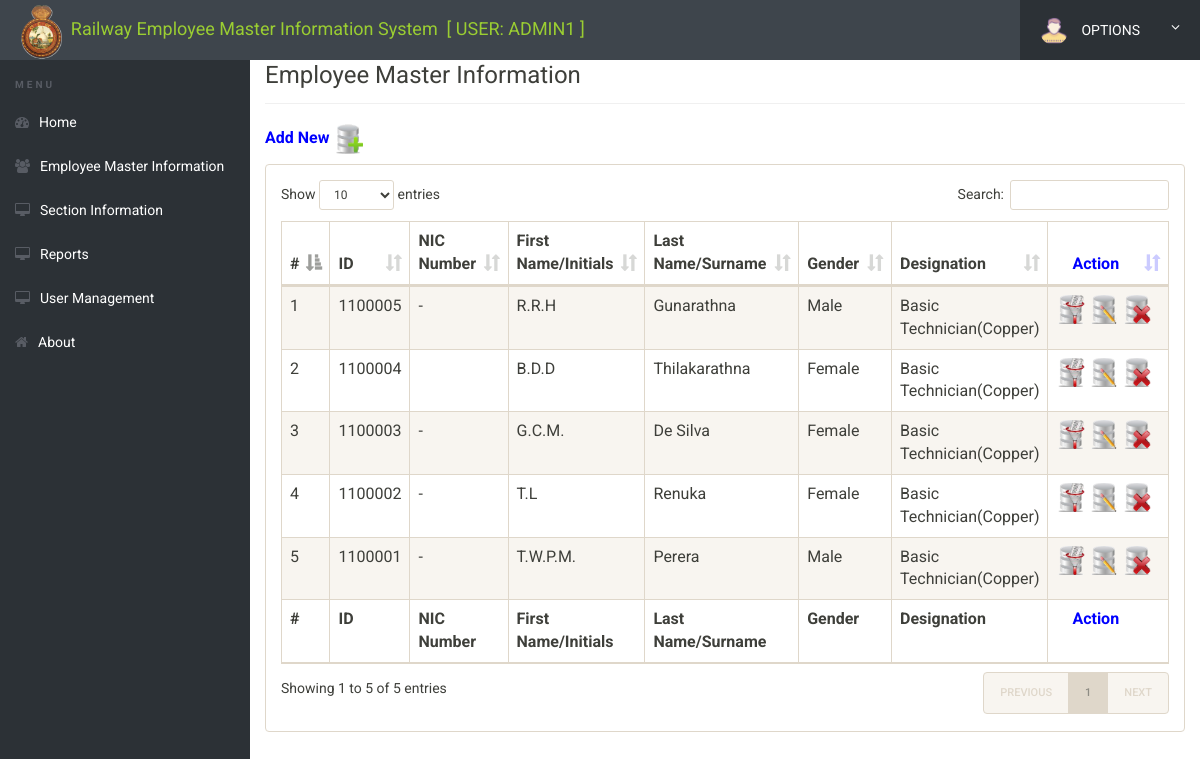
The page /manage-employee.php?id=1100005 (signed in) on the database as committed earlier.
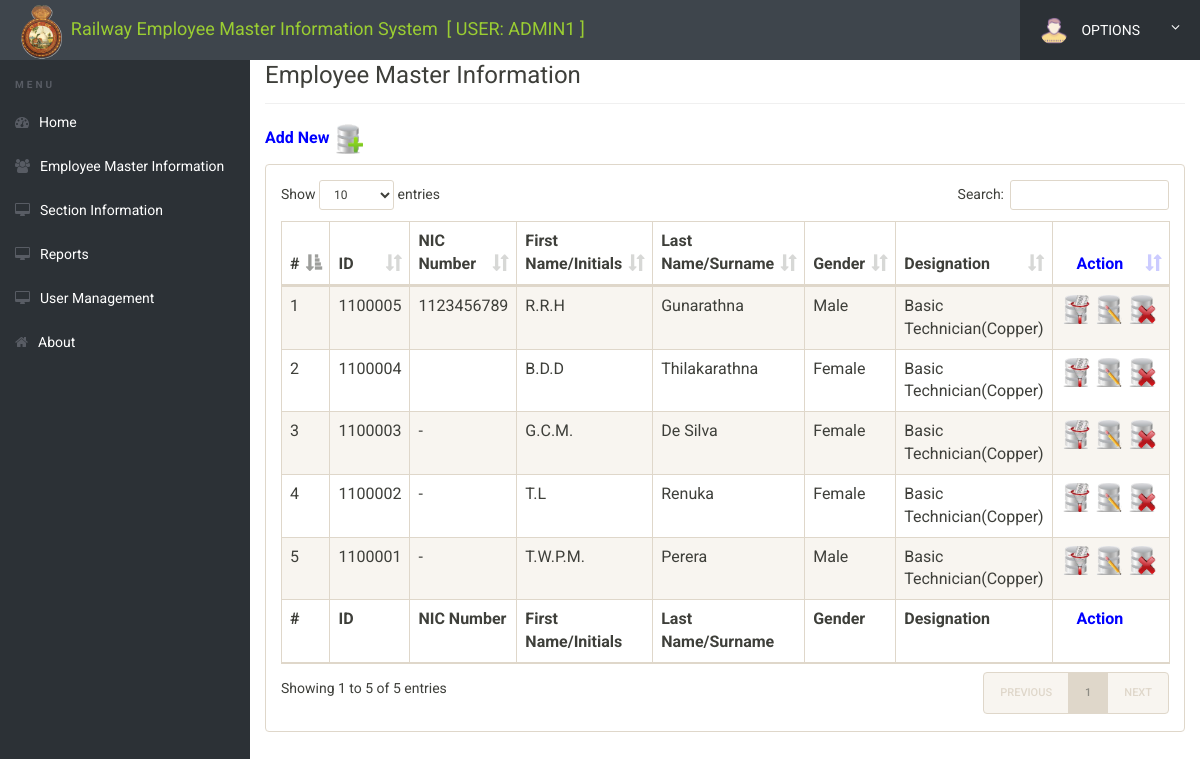
The same page on the database as committed later.
### tables this page shows
CREATE TABLE `employee` (
  `Id` int(11) NOT NULL AUTO_INCREMENT,
  `NICNumber` varchar(100) NOT NULL DEFAULT '0',
  `FirstName` varchar(100) NOT NULL,
  `LastName` varchar(100) NOT NULL,
  `address` varchar(100) DEFAULT NULL,
  `DateOfBirth` date NOT NULL,
  `GenderId` int(11) NOT NULL,
  `SubDepartmentId` int(11) NOT NULL,
  `SectionId` int(11) NOT NULL,
  `DesignationId` int(11) NOT NULL,
  `CabinetOfficeId` int(11) NOT NULL,
  `DesignationTypeId` int(11) NOT NULL,
  `ServiceLevelId` int(11) NOT NULL,
  `ServiceCategoryId` int(11) NOT NULL,
  `ClassGradeId` int(11) NOT NULL,
  `AppointmentDate` date NOT NULL,
  `AppointmentDateToSLR` date NOT NULL,
  `RetirementDate` date NOT NULL,
  `SalaryStructureId` int(11) NOT NULL,
  `EmployeeStatusId` int(11) NOT NULL,
  `ComputerNo` varchar(100) DEFAULT '0',
  `IsDeleted` tinyint(1) NOT NULL DEFAULT '0',
  `CreatedBy` varchar(100) NOT NULL,
  `CreatedTime` timestamp NOT NULL,
  `UpdatedBy` varchar(100) DEFAULT NULL,
  `UpdatedTime` timestamp NULL DEFAULT NULL,
  `DeletedBy` varchar(100) DEFAULT NULL,
  `DeletedTime` timestamp NULL DEFAULT NULL,
  PRIMARY KEY (`Id`),
  KEY `SubDepartmentId` (`SubDepartmentId`),
  KEY `DesignationId` (`DesignationId`),
  KEY `CabinetOfficeId` (`CabinetOfficeId`),
  KEY `ServiceCategoryId` (`ServiceCategoryId`),
  KEY `ServiceLevelId` (`ServiceLevelId`),
  KEY `ClassGradeId` (`ClassGradeId`),
  KEY `SalaryStructureId` (`SalaryStructureId`),
  KEY `EmployeeStatusId` (`EmployeeStatusId`),
  KEY `DesignationTypeId` (`DesignationTypeId`),
  KEY `GenderId` (`GenderId`),
  KEY `SectionId` (`SectionId`),
  CONSTRAINT `employee_ibfk_1` FOREIGN KEY (`SubDepartmentId`) REFERENCES `subdepartment` (`Id`),
  CONSTRAINT `employee_ibfk_10` FOREIGN KEY (`GenderId`) REFERENCES `gender` (`Id`),
  CONSTRAINT `employee_ibfk_11` FOREIGN KEY (`SectionId`) REFERENCES `section` (`Id`),
  CONSTRAINT `employee_ibfk_2` FOREIGN KEY (`DesignationId`) REFERENCES `designation` (`Id`),
  CONSTRAINT `employee_ibfk_3` FOREIGN KEY (`CabinetOfficeId`) REFERENCES `cabinetoffice` (`Id`),
  CONSTRAINT `employee_ibfk_4` FOREIGN KEY (`ServiceCategoryId`) REFERENCES `servicecategory` (`Id`),
  CONSTRAINT `employee_ibfk_5` FOREIGN KEY (`ServiceLevelId`) REFERENCES `servicelevel` (`Id`),
  CONSTRAINT `employee_ibfk_6` FOREIGN KEY (`ClassGradeId`) REFERENCES `classgrade` (`Id`),
  CONSTRAINT `employee_ibfk_7` FOREIGN KEY (`SalaryStructureId`) REFERENCES `salarystructure` (`Id`),
  CONSTRAINT `employee_ibfk_8` FOREIGN KEY (`EmployeeStatusId`) REFERENCES `employeestatus` (`Id`),
  CONSTRAINT `employee_ibfk_9` FOREIGN KEY (`DesignationTypeId`) REFERENCES `designationtype` (`Id`)
);

### manage-employee.php (the view, shortened to what this page needs)
<?php
include('includes/config.php');
?>
<!doctype html>
<html lang="en" class="no-js">
    <head>
        <link rel="stylesheet" href="css/font-awesome.min.css">
        <link rel="stylesheet" href="css/bootstrap.min.css">
        <link rel="stylesheet" href="css/dataTables.bootstrap.min.css">
        <link rel="stylesheet" href="css/bootstrap-social.css">
        <link rel="stylesheet" href="css/bootstrap-select.css">
        <link rel="stylesheet" href="css/fileinput.min.css">
        <link rel="stylesheet" href="css/awesome-bootstrap-checkbox.css">
        <link rel="stylesheet" href="css/style.css">
    </head>
    <body>
        <?php include('includes/header.php'); ?>
        <div class="ts-main-content">
            <?php include('includes/sidebar.php'); ?>
            <div class="content-wrapper">
                <div class="container-fluid">
                    <div class="row">
                        <div class="col-md-12">
                            <h3 class="page-title" style="margin-top:4%;">Employee Master Information</h3>
                            <h5 style=" font-weight: bold; color: blue; font-size: medium">Add New&nbsp;<a href="add-employee.php"><img title ="New Employee" src= "img/add.png" width="30"></a></h5>
                            <div class="panel panel-default">
                                <div class="panel-body">
                                    <table id="zctb" class="display table table-striped table-bordered table-hover" cellspacing="0" width="100%">
                                        <thead>
                                            <tr>
                                                <th>#</th>
                                                <th>ID</th>
                                                <th>NIC Number</th>
                                                <th>First Name/Initials</th>
                                                <th>Last Name/Surname</th>
                                                <th>Gender</th>
                                                <th>Designation</th>
                                                <th style="color: blue;">&nbsp;&nbsp;&nbsp;&nbsp;Action&nbsp;&nbsp;&nbsp;&nbsp;</th>
                                            </tr>
                                        </thead>
                                        <tfoot>
                                            <tr>
                                                <th>#</th>
                                                <th>ID</th>
                                                <th>NIC Number</th>
                                                <th>First Name/Initials</th>
                                                <th>Last Name/Surname</th>
                                                <th>Gender</th>
                                                <th>Designation</th>
                                                <th style="color: blue;">&nbsp;&nbsp;&nbsp;&nbsp;Action&nbsp;&nbsp;&nbsp;&nbsp;</th>
                                            </tr>
                                        </tfoot>
                                        <tbody>
                                            <?php
                                            $un = $_SESSION['LogUserName'];
                                            $ret = "select * from employeesearchview where CreatedBy=? ";
                                            $stmt = $DbConnect->prepare($ret);
                                            $stmt->bind_param('s', $un);
                                            $stmt->execute();
                                            $res = $stmt->get_result();
                                            $cnt = 1;
                                            while ($row = $res->fetch_object()) {
                                                ?>
                                                <tr>
                                                    <td><?php echo $cnt; ?></td>
                                                    <td><?php echo $row->Id; ?></td>
                                                    <td><?php echo $row->NICNumber; ?></td>
                                                    <td><?php echo $row->FirstName; ?></td>
                                                    <td><?php echo $row->LastName; ?></td>
                                                    <td><?php echo $row->GenderName; ?></td>
                                                    <td><?php echo $row->DesignationName; ?></td>
                                                    <td>
                                                        <a href="employee-details.php?id=<?php echo $row->Id; ?>"><img title ="View Employee" src= "img/view.png" width="29"></a>
                                                        <a href="edit-employee.php?id=<?php echo $row->Id; ?>"><img title ="Edit Employee" src= "img/edit.png" width="29"></a>
                                                        <a href="manage-employee.php?id=<?php echo $row->Id; ?>"><img title ="Delete Employee" onclick="return confirm('Do you want to delete the record, Are you sure?');" src= "img/delete.png" width="29"></a>
                                                    </td>
                                                </tr>
                                                <?php
                                                $cnt = $cnt + 1;
                                            }
                                            ?>
                                        </tbody>
                                    </table>
                                </div>
                            </div>
                        </div>
                    </div>
                </div>
            </div>
        </div>
    </body>
</html>

### includes/header.php (shortened to what this page needs)
<?php
$un = $_SESSION['LogUserName'];
?>
<div class="brand clearfix">
    <a href="dashboard.php" class="label" style="font-size: large; color: yellowgreen; font-weight: normal"><img src="img/slr.gif" class="ts-avatar hidden-side" width="60" height="60" alt="R E M I S">Railway Employee Master Information System&nbsp;&nbsp;[ USER:&nbsp;<?php echo strtoupper($un) ?>&nbsp;]</a>
    <ul class="ts-profile-nav">
        <li class="ts-account">
            <a href=""><img src="img/avatar.png" class="ts-avatar hidden-side" alt="">&nbsp;OPTIONS&nbsp;<i class="fa fa-angle-down hidden-side"></i></a>
        </li>
    </ul>
</div>

### includes/sidebar.php
<nav class="ts-sidebar">
    <ul class="ts-sidebar-menu">
        <li class="ts-label">MENU</li>
        <li><a href="dashboard.php"><i class="fa fa-dashboard"></i>Home</a></li>
        <li><a href="manage-employee.php"><i class="fa fa-users"></i>Employee Master Information</a></li>
        <li><a href="about.php"><i class="fa fa-desktop"></i>Section Information</a></li>
        <li><a href="dashboard-rep.php"><i class="fa fa-desktop"></i>Reports</a></li>
        <li><a href="dashboard-usr.php"><i class="fa fa-desktop"></i>User Management</a></li>
        <li><a href="about.php"><i class="fa fa-home"></i>About</a></li>
    </ul>
</nav>

### css/style.css (style rules this page uses)
html { font-size: 14px; }
@media only screen and (min-width: 480px) { html { font-size: 17px; } }
@media only screen and (min-width: 768px) { html { font-size: 14px; } }
body { font-size: 1em; }
a { color: #37a6c4; }
.panel { overflow: hidden; }
ul, li { margin: 0; padding: 0; list-style: none; }
.page-title { padding-bottom: 15px; margin-bottom: 20px; border-bottom: 1px solid #f0f0f0; }
.brand { background: #3e454c; position: relative; z-index: 3; position: fixed; width: 100%; top: 0; }
.brand .ts-profile-nav { float: right; display: none; }
.brand .ts-profile-nav li { float: left; position: relative; }
.brand .ts-profile-nav li a { display: block; padding: 20px; color: #fff; }
.brand .ts-profile-nav .ts-account .fa-angle-down { float: right; }
.brand .ts-profile-nav .ts-account > a { width: 180px; background: #2c3136; }
.brand .ts-profile-nav .ts-account .ts-avatar { border-radius: 50%; height: 28px; margin: -10px 0; margin-right: 10px; }
@media only screen and (min-width: 992px) { .brand .ts-profile-nav { display: block; } }
.ts-sidebar { background: #2c3136; max-height: 0; transition: max-height 0.3s; overflow: hidden; position: fixed; z-index: 2; width: 100%; bottom: 0; top: 60px; overflow-y: auto; }
@media only screen and (min-width: 992px) { .ts-sidebar { max-height: 100%; bottom: 0; } }
.ts-sidebar-menu .ts-label { color: #585c64; font-weight: bold; padding: 8px 15px; text-transform: uppercase; font-size: 10px; letter-spacing: 3px; margin-top: 10px; }
.ts-sidebar-menu a { display: block; text-decoration: none; padding: 12px 15px; color: #fff; }
.ts-sidebar-menu li { position: relative; }
.ts-sidebar-menu li i { color: #585c64; margin-right: 10px; }
.ts-main-content .content-wrapper { padding-top: 15px; margin-top: 10px; }
@media only screen and (min-width: 992px) { .ts-main-content .ts-sidebar { width: 250px; float: left; } }
@media only screen and (min-width: 992px) { .ts-main-content .content-wrapper { margin-left: 250px; } }

Rows that differ between the two databases and show on the page:
changed employee "Gunarathna": NICNumber "-" → "1123456789"
